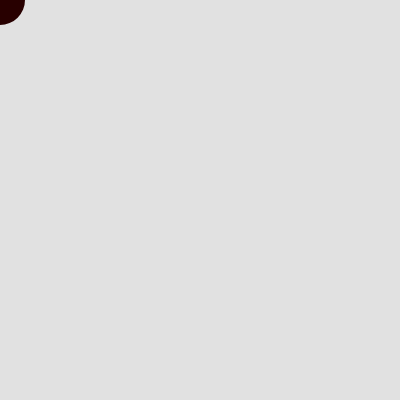
Frame 1 (no input)
Frame 60 (no input): identical to frame 1, image omitted
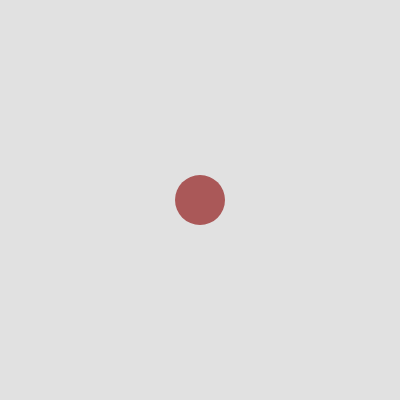
Frame 120 (the mouse pressed at the canvas centre since frame 60)

The p5.js sketch that drew these frames (run headless with seeded random() and noise() and a simulated clock; from frame 60 on, the mouse is pressed at the canvas centre):

// p5.js sketch
// ── sketch.js
var xpos=[];
function setup() {
  createCanvas(400, 400);
  noStroke();
  
}

function draw() {
  background(225)
  
  let c = map(mouseY, 0, width, 0, 175);
  
  let d = map(mouseX, 0, width, 40, 300);
  fill(d, c, c);
  
  
  ellipse(mouseX,mouseY, 50);
}
